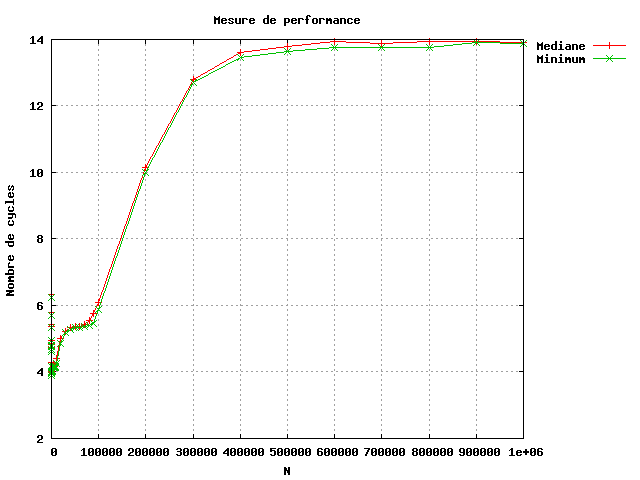

This figure's gnuplot source:
set terminal png medium
set output 'icc_O2.png'
set title 'Mesure de performance'
set xlabel 'N'
set ylabel 'Nombre de cycles'
set key on outside
set grid ytics xtics mxtics
plot 'icc_O2.data'using 1:3 with linespoints title 'Mediane', 	'icc_O2.data'using 1:4 with linespoints title 'Minimum'
